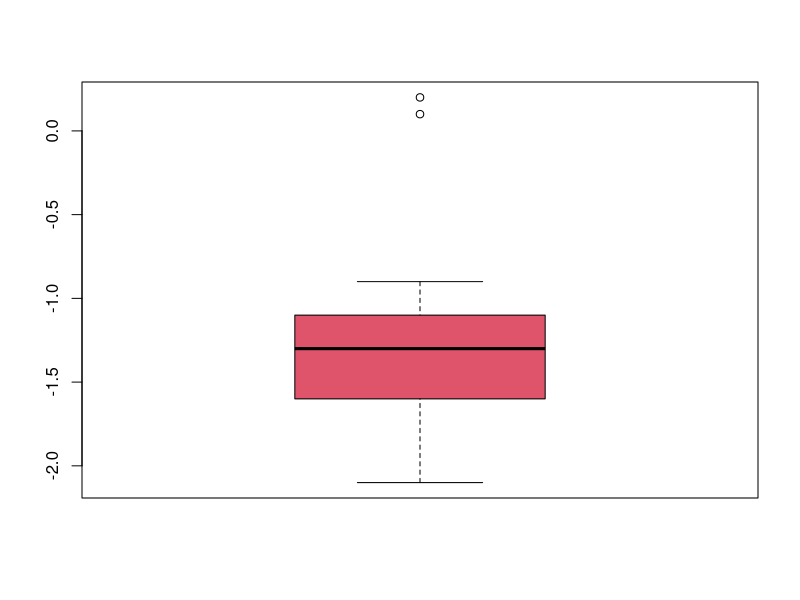
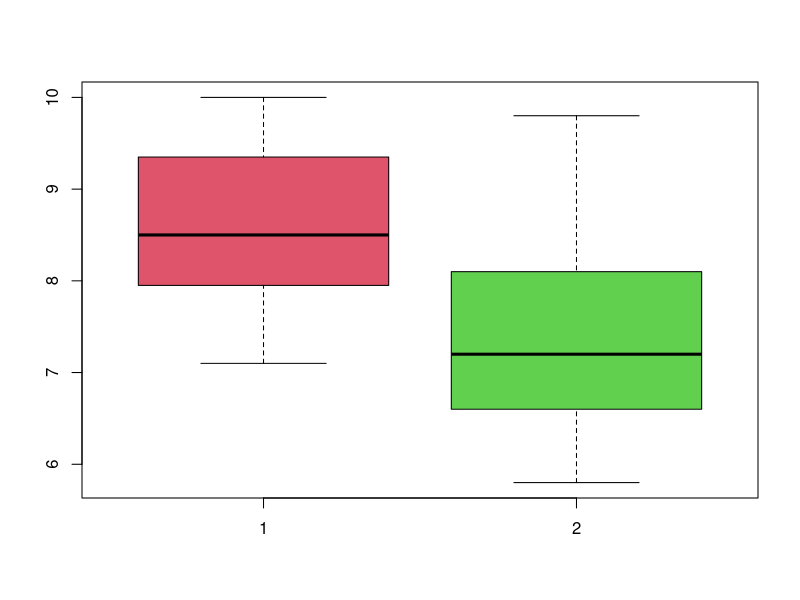

The R script that drew these images, in order:
before <- c(9.1, 8.0, 7.7, 10.0, 9.6, 7.9, 9.0, 7.1, 8.3, 9.6, 8.2, 9.2, 7.3, 8.5, 9.5)
after <- c(8.2, 6.4, 6.6, 8.5, 8.0, 5.8, 7.8, 7.2, 6.7, 9.8, 7.1, 7.7, 6.0, 6.6, 8.4)

#a)

sortedbefore <- sort(before)
sortedafter <- sort(after)

sortedafter
sortedbefore

#Median
sortedbefore[8]
sortedafter[8]


#Summery
summary(before)
summary(after)

quantile(before, type = 2)
quantile(after, type = 2)


#b)

mean(before)
mean(after)

sd(before)
sd(after)


#c)

## Calculate the sample covariance ’manually’ 
sum((before - mean(before)) * (after - mean(after))) / 14

sum((before - 8.6) * (after - 7.3867)) / 14

cov(before, after)

#d)

0.79643 / (0.90238 * 1.0901)

cov(before, after) / (sd(before) * sd(after))

cor(before, after)

#e)

diff <- after - before

summary(diff)

var(diff)

sd(diff)

boxplot(diff, col = 2)

## Analysis of 13 non-extreme differences
## Take out observation 8 and 10

diff13 <- diff[-c(8, 10)]

mean(diff13)

sd(diff13)


#f) 

## The grouped boxplot 
boxplot(list(before, after), col = 2:3)